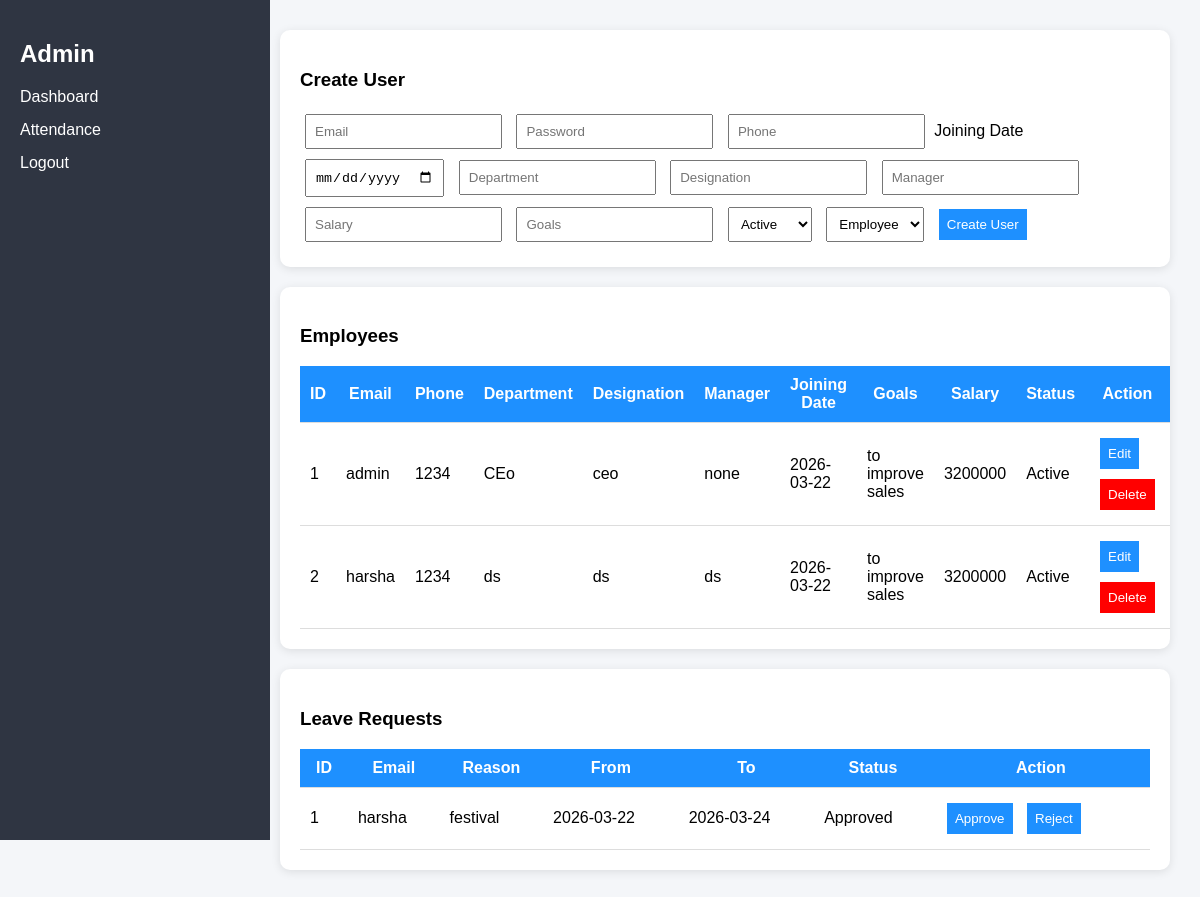
The page /admin on the database its author committed.
### tables this page shows
CREATE TABLE users (
    id INTEGER PRIMARY KEY AUTOINCREMENT,
    email TEXT UNIQUE,
    password TEXT,
    role TEXT,
    phone TEXT,
    joining_date TEXT,
    department TEXT,
    designation TEXT,
    goals TEXT,
    manager TEXT,
    salary TEXT,
    status TEXT
);

CREATE TABLE leaves (
    id INTEGER PRIMARY KEY AUTOINCREMENT,
    employee_email TEXT,
    reason TEXT,
    from_date TEXT,
    to_date TEXT,
    status TEXT
);

### app.py (the view)
@app.get("/admin", response_class=HTMLResponse)
def admin_dashboard(request: Request):
    leaves = cur.execute("SELECT * FROM leaves").fetchall()
    users = cur.execute("SELECT * FROM users").fetchall()
    return templates.TemplateResponse(
        "dashboard_admin.html",
        {"request": request, "leaves": leaves, "users": users}
    )

### templates/dashboard_admin.html (shortened to what this page needs)
<!DOCTYPE html>
<html>
<head>
</head>
<body>
<div class="sidebar">
<h2>Admin</h2>
<a href="/admin">Dashboard</a>
<a href="/admin_attendance">Attendance</a>
<a href="/logout">Logout</a>
</div>
<div class="main">
<div class="card">
<h3>Create User</h3>
<form method="post" action="/create_user">
<input name="email" placeholder="Email" required>
<input name="password" placeholder="Password" required>
<input name="phone" placeholder="Phone">
<label>Joining Date</label>
<input type="date" name="joining_date">
<input name="department" placeholder="Department">
<input name="designation" placeholder="Designation">
<input name="manager" placeholder="Manager">
<input name="salary" placeholder="Salary">
<input name="goals" placeholder="Goals">
<select name="status">
<option value="Active">Active</option>
</select>
<select name="role">
<option value="employee">Employee</option>
</select>
<button type="submit">Create User</button>
</form>
</div>
<div class="card">
<h3>Employees</h3>
<table>
<tr>
<th>ID</th>
<th>Email</th>
<th>Phone</th>
<th>Department</th>
<th>Designation</th>
<th>Manager</th>
<th>Joining Date</th>
<th>Goals</th>
<th>Salary</th>
<th>Status</th>
<th>Action</th>
</tr>
{% for u in users %}
<tr>
<td>{{u[0]}}</td>
<td>{{u[1]}}</td>
<td>{{u[4]}}</td>
<td>{{u[6]}}</td>
<td>{{u[7]}}</td>
<td>{{u[9]}}</td>
<td>{{u[5]}}</td>
<td>{{u[8]}}</td>
<td>{{u[10]}}</td>
<td>{{u[11]}}</td>
<td>
<a href="/edit_user/{{u[0]}}">
<button>Edit</button>
</a>
<a href="/delete_user/{{u[0]}}">
<button style="background:red;">Delete</button>
</a>
</td>
</tr>
{% endfor %}
</table>
</div>
<div class="card">
<h3>Leave Requests</h3>
<table>
<tr>
<th>ID</th>
<th>Email</th>
<th>Reason</th>
<th>From</th>
<th>To</th>
<th>Status</th>
<th>Action</th>
</tr>
{% for l in leaves %}
<tr>
<td>{{l[0]}}</td>
<td>{{l[1]}}</td>
<td>{{l[2]}}</td>
<td>{{l[3]}}</td>
<td>{{l[4]}}</td>
<td>{{l[5]}}</td>
<td>
<form method="post" action="/leave_action">
<button name="action" value="Approved">Approve</button>
<button name="action" value="Rejected">Reject</button>
</form>
</td>
</tr>
{% endfor %}
</table>
</div>
</div>
</body>
</html>

### templates/dashboard_admin.html (style rules this page uses)
body { margin:0; font-family:Arial; background:#f4f6f9; }
.sidebar { width:230px; height:100vh; background:#2f3542; color:white; position:fixed; padding:20px; }
.sidebar a { color:white; display:block; margin:15px 0; text-decoration:none; }
.main { margin-left:250px; padding:30px; }
.card { background:white; padding:20px; border-radius:10px; margin-bottom:20px; box-shadow:0 2px 10px rgba(0,0,0,0.1); }
input, select, button { padding:8px; margin:5px; }
button { background:#1e90ff; color:white; border:none; }
table { width:100%; border-collapse:collapse; }
th { background:#1e90ff; color:white; }
td, th { padding:10px; border-bottom:1px solid #ddd; }

### rows shown on the page
users: id "1", email "admin", phone "1234", department "CEo", designation "ceo", manager "none", joining_date "2026-03-22", goals "to improve sales", salary "3200000", status "Active"
users: id "2", email "harsha", phone "1234", department "ds", designation "ds", manager "ds", joining_date "2026-03-22", goals "to improve sales", salary "3200000", status "Active"
leaves: id "1", employee_email "harsha", reason "festival", from_date "2026-03-22", to_date "2026-03-24", status "Approved"
